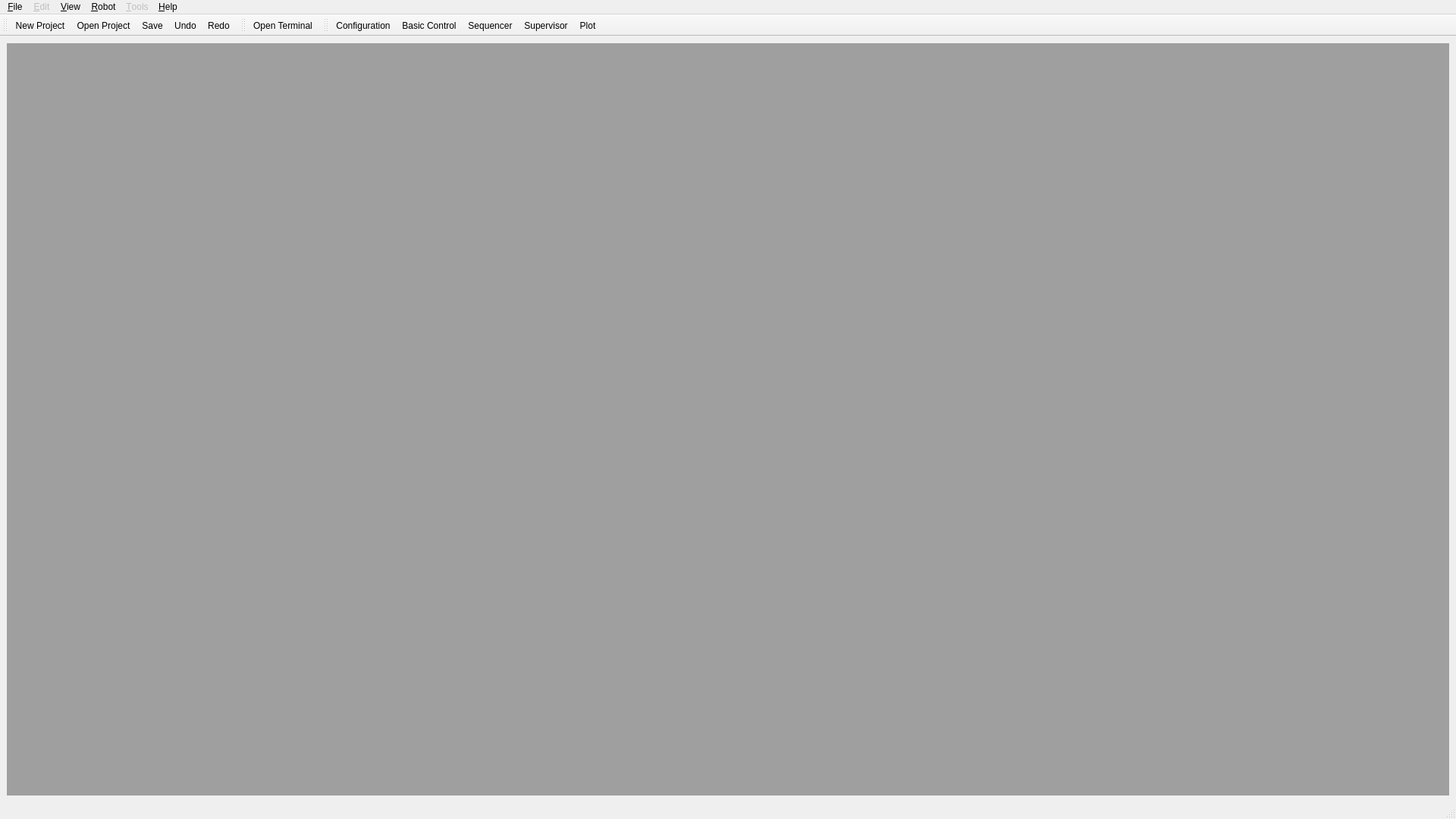
<?xml version="1.0" encoding="UTF-8"?>
<ui version="4.0">
 <class>MainWindowDesign</class>
 <widget class="QMainWindow" name="MainWindowDesign">
  <property name="geometry">
   <rect>
    <x>0</x>
    <y>0</y>
    <width>1920</width>
    <height>1080</height>
   </rect>
  </property>
  <property name="windowTitle">
   <string>OSA Studio</string>
  </property>
  <property name="windowIcon">
   <iconset resource="../resources/images.qrc">
    <normaloff>:/images/c3po-tux.png</normaloff>:/images/c3po-tux.png</iconset>
  </property>
  <property name="locale">
   <locale language="English" country="Australia"/>
  </property>
  <widget class="QWidget" name="centralwidget">
   <layout class="QHBoxLayout">
    <item>
     <widget class="QMdiArea" name="mdiArea"/>
    </item>
   </layout>
  </widget>
  <widget class="QMenuBar" name="menubar">
   <property name="geometry">
    <rect>
     <x>0</x>
     <y>0</y>
     <width>1920</width>
     <height>25</height>
    </rect>
   </property>
   <widget class="QMenu" name="menu_Help">
    <property name="title">
     <string>&amp;Help</string>
    </property>
    <addaction name="separator"/>
    <addaction name="actionAbout"/>
    <addaction name="separator"/>
   </widget>
   <widget class="QMenu" name="menu_File">
    <property name="title">
     <string>&amp;File</string>
    </property>
    <addaction name="actionNewProject"/>
    <addaction name="actionOpenProject"/>
    <addaction name="separator"/>
    <addaction name="actionSaveProject"/>
    <addaction name="actionSaveProjectAs"/>
    <addaction name="separator"/>
    <addaction name="actionExit"/>
   </widget>
   <widget class="QMenu" name="menu_Edit">
    <property name="enabled">
     <bool>false</bool>
    </property>
    <property name="title">
     <string>&amp;Edit</string>
    </property>
    <addaction name="actionUndo"/>
    <addaction name="actionRedo"/>
    <addaction name="actionPreferences"/>
   </widget>
   <widget class="QMenu" name="menu_View">
    <property name="title">
     <string>&amp;View</string>
    </property>
    <addaction name="actionToolBar"/>
    <addaction name="actionStatusBar"/>
   </widget>
   <widget class="QMenu" name="menu_Tool">
    <property name="enabled">
     <bool>false</bool>
    </property>
    <property name="tearOffEnabled">
     <bool>false</bool>
    </property>
    <property name="title">
     <string>&amp;Tools</string>
    </property>
    <widget class="QMenu" name="menuROS">
     <property name="enabled">
      <bool>false</bool>
     </property>
     <property name="title">
      <string>ROS</string>
     </property>
     <addaction name="actionRunROSnode"/>
     <addaction name="actionOpen_rxgraph"/>
     <addaction name="actionOpen_rviz"/>
     <addaction name="actionOpen_rxplot"/>
     <addaction name="actionOpen_rxloggerlevel"/>
     <addaction name="actionOpen_rxconsole"/>
    </widget>
    <addaction name="menuROS"/>
   </widget>
   <widget class="QMenu" name="menu_Robot">
    <property name="title">
     <string>&amp;Robot</string>
    </property>
    <addaction name="actionOpenConfiguration"/>
    <addaction name="actionOpenControl"/>
    <addaction name="actionOpenSequencer"/>
    <addaction name="actionOpenSupervisor"/>
    <addaction name="actionOpenPlot"/>
   </widget>
   <addaction name="menu_File"/>
   <addaction name="menu_Edit"/>
   <addaction name="menu_View"/>
   <addaction name="menu_Robot"/>
   <addaction name="menu_Tool"/>
   <addaction name="menu_Help"/>
  </widget>
  <widget class="QStatusBar" name="statusbar"/>
  <widget class="QToolBar" name="toolBar_Project">
   <property name="windowTitle">
    <string>toolBar</string>
   </property>
   <attribute name="toolBarArea">
    <enum>TopToolBarArea</enum>
   </attribute>
   <attribute name="toolBarBreak">
    <bool>false</bool>
   </attribute>
   <addaction name="actionNewProject"/>
   <addaction name="actionOpenProject"/>
   <addaction name="actionSaveProject"/>
   <addaction name="actionUndo"/>
   <addaction name="actionRedo"/>
  </widget>
  <widget class="QToolBar" name="toolBar_ROS">
   <property name="windowTitle">
    <string>toolBar_2</string>
   </property>
   <attribute name="toolBarArea">
    <enum>TopToolBarArea</enum>
   </attribute>
   <attribute name="toolBarBreak">
    <bool>false</bool>
   </attribute>
   <addaction name="actionOpenTerminal"/>
  </widget>
  <widget class="QToolBar" name="toolBar_Robot">
   <property name="windowTitle">
    <string>toolBar_2</string>
   </property>
   <attribute name="toolBarArea">
    <enum>TopToolBarArea</enum>
   </attribute>
   <attribute name="toolBarBreak">
    <bool>false</bool>
   </attribute>
   <addaction name="actionOpenConfiguration"/>
   <addaction name="actionOpenControl"/>
   <addaction name="actionOpenSequencer"/>
   <addaction name="actionOpenSupervisor"/>
   <addaction name="actionOpenPlot"/>
  </widget>
  <action name="actionExit">
   <property name="text">
    <string>E&amp;xit</string>
   </property>
   <property name="shortcut">
    <string>Ctrl+Q</string>
   </property>
   <property name="shortcutContext">
    <enum>Qt::ApplicationShortcut</enum>
   </property>
  </action>
  <action name="actionPreferences">
   <property name="text">
    <string>&amp;Preferences</string>
   </property>
  </action>
  <action name="actionAbout">
   <property name="icon">
    <iconset resource="../resources/images.qrc">
     <normaloff>:/images/c3po-tux.png</normaloff>:/images/c3po-tux.png</iconset>
   </property>
   <property name="text">
    <string>&amp;About</string>
   </property>
  </action>
  <action name="actionNewProject">
   <property name="icon">
    <iconset resource="../resources/images.qrc">
     <normaloff>:/images/new.png</normaloff>:/images/new.png</iconset>
   </property>
   <property name="text">
    <string>&amp;New Project</string>
   </property>
   <property name="shortcut">
    <string>Ctrl+N</string>
   </property>
   <property name="iconVisibleInMenu">
    <bool>false</bool>
   </property>
  </action>
  <action name="actionOpenProject">
   <property name="icon">
    <iconset resource="../resources/images.qrc">
     <normaloff>:/images/open.png</normaloff>:/images/open.png</iconset>
   </property>
   <property name="text">
    <string>&amp;Open Project</string>
   </property>
   <property name="shortcut">
    <string>Ctrl+O</string>
   </property>
   <property name="iconVisibleInMenu">
    <bool>false</bool>
   </property>
  </action>
  <action name="actionSaveProject">
   <property name="icon">
    <iconset resource="../resources/images.qrc">
     <normaloff>:/images/save.png</normaloff>:/images/save.png</iconset>
   </property>
   <property name="text">
    <string>&amp;Save</string>
   </property>
   <property name="toolTip">
    <string>Save Project</string>
   </property>
   <property name="shortcut">
    <string>Ctrl+S</string>
   </property>
  </action>
  <action name="actionSaveProjectAs">
   <property name="icon">
    <iconset resource="../resources/images.qrc">
     <normaloff>:/images/save_as.png</normaloff>:/images/save_as.png</iconset>
   </property>
   <property name="text">
    <string>Save &amp;As...</string>
   </property>
   <property name="shortcut">
    <string>Ctrl+Shift+S</string>
   </property>
  </action>
  <action name="actionUndo">
   <property name="icon">
    <iconset resource="../resources/images.qrc">
     <normaloff>:/images/undo.png</normaloff>:/images/undo.png</iconset>
   </property>
   <property name="text">
    <string>&amp;Undo</string>
   </property>
   <property name="shortcut">
    <string>Ctrl+Z</string>
   </property>
   <property name="visible">
    <bool>false</bool>
   </property>
  </action>
  <action name="actionRedo">
   <property name="icon">
    <iconset resource="../resources/images.qrc">
     <normaloff>:/images/redo.png</normaloff>:/images/redo.png</iconset>
   </property>
   <property name="text">
    <string>&amp;Redo</string>
   </property>
   <property name="shortcut">
    <string>Ctrl+Y</string>
   </property>
   <property name="visible">
    <bool>false</bool>
   </property>
  </action>
  <action name="actionOpenTerminal">
   <property name="icon">
    <iconset resource="../resources/images.qrc">
     <normaloff>:/images/terminal3.png</normaloff>:/images/terminal3.png</iconset>
   </property>
   <property name="text">
    <string>Open Terminal</string>
   </property>
  </action>
  <action name="actionRunROSnode">
   <property name="icon">
    <iconset resource="../resources/images.qrc">
     <normaloff>:/images/ros.png</normaloff>:/images/ros.png</iconset>
   </property>
   <property name="text">
    <string>Run ROS node</string>
   </property>
   <property name="visible">
    <bool>false</bool>
   </property>
  </action>
  <action name="actionOpen_rxplot">
   <property name="icon">
    <iconset>
     <normaloff>:/images/rxplot2.png</normaloff>:/images/rxplot2.png</iconset>
   </property>
   <property name="text">
    <string>rxplot</string>
   </property>
   <property name="toolTip">
    <string>ROS rxplot</string>
   </property>
   <property name="visible">
    <bool>false</bool>
   </property>
  </action>
  <action name="actionOpen_rviz">
   <property name="icon">
    <iconset resource="../resources/images.qrc">
     <normaloff>:/images/simulator.png</normaloff>:/images/simulator.png</iconset>
   </property>
   <property name="text">
    <string>rviz Simulator</string>
   </property>
   <property name="toolTip">
    <string>ROS rviz Simulator</string>
   </property>
   <property name="visible">
    <bool>false</bool>
   </property>
  </action>
  <action name="actionOpen_rxgraph">
   <property name="icon">
    <iconset>
     <normaloff>:/images/rxgraph.png</normaloff>:/images/rxgraph.png</iconset>
   </property>
   <property name="text">
    <string>rxgraph</string>
   </property>
   <property name="toolTip">
    <string>ROS rxgraph</string>
   </property>
   <property name="visible">
    <bool>false</bool>
   </property>
  </action>
  <action name="actionOpen_rxloggerlevel">
   <property name="icon">
    <iconset>
     <normaloff>:/images/rxloggerlevel.png</normaloff>:/images/rxloggerlevel.png</iconset>
   </property>
   <property name="text">
    <string>rxloggerlevel</string>
   </property>
   <property name="toolTip">
    <string>ROS rxloggerlevel</string>
   </property>
   <property name="visible">
    <bool>false</bool>
   </property>
  </action>
  <action name="actionOpen_rxconsole">
   <property name="icon">
    <iconset>
     <normaloff>:/images/rxconsole.png</normaloff>:/images/rxconsole.png</iconset>
   </property>
   <property name="text">
    <string>rxconsole</string>
   </property>
   <property name="toolTip">
    <string>ROS rxconsole</string>
   </property>
   <property name="visible">
    <bool>false</bool>
   </property>
  </action>
  <action name="actionOpenConfiguration">
   <property name="icon">
    <iconset resource="../resources/images.qrc">
     <normaloff>:/images/settings.png</normaloff>:/images/settings.png</iconset>
   </property>
   <property name="text">
    <string>&amp;Configuration</string>
   </property>
   <property name="toolTip">
    <string>Robot Configuration</string>
   </property>
   <property name="shortcut">
    <string>F5</string>
   </property>
   <property name="visible">
    <bool>true</bool>
   </property>
  </action>
  <action name="actionOpenControl">
   <property name="icon">
    <iconset resource="../resources/images.qrc">
     <normaloff>:/images/gamepad.png</normaloff>:/images/gamepad.png</iconset>
   </property>
   <property name="text">
    <string>&amp;Basic Control</string>
   </property>
   <property name="toolTip">
    <string>Robot Basic Control</string>
   </property>
   <property name="shortcut">
    <string>F6</string>
   </property>
  </action>
  <action name="actionOpenSupervisor">
   <property name="icon">
    <iconset resource="../resources/images.qrc">
     <normaloff>:/images/supervision3.png</normaloff>:/images/supervision3.png</iconset>
   </property>
   <property name="text">
    <string>&amp;Supervisor</string>
   </property>
   <property name="toolTip">
    <string>Robot Supervisor</string>
   </property>
   <property name="shortcut">
    <string>F7</string>
   </property>
  </action>
  <action name="actionStatusBar">
   <property name="checkable">
    <bool>true</bool>
   </property>
   <property name="checked">
    <bool>true</bool>
   </property>
   <property name="text">
    <string>&amp;Status bar</string>
   </property>
  </action>
  <action name="actionToolBar">
   <property name="checkable">
    <bool>true</bool>
   </property>
   <property name="checked">
    <bool>true</bool>
   </property>
   <property name="text">
    <string>&amp;Toolbar</string>
   </property>
  </action>
  <action name="actionOpenPlot">
   <property name="icon">
    <iconset resource="../resources/images.qrc">
     <normaloff>:/images/plot.png</normaloff>:/images/plot.png</iconset>
   </property>
   <property name="text">
    <string>&amp;Plot</string>
   </property>
   <property name="toolTip">
    <string>Plot robot data</string>
   </property>
   <property name="shortcut">
    <string>F8</string>
   </property>
  </action>
  <action name="actionOpenSequencer">
   <property name="icon">
    <iconset resource="../resources/images.qrc">
     <normaloff>:/images/record.png</normaloff>:/images/record.png</iconset>
   </property>
   <property name="text">
    <string>&amp;Sequencer</string>
   </property>
   <property name="shortcut">
    <string>F9</string>
   </property>
  </action>
 </widget>
 <resources>
  <include location="../resources/images.qrc"/>
 </resources>
 <connections>
  <connection>
   <sender>actionExit</sender>
   <signal>triggered()</signal>
   <receiver>MainWindowDesign</receiver>
   <slot>close()</slot>
   <hints>
    <hint type="sourcelabel">
     <x>-1</x>
     <y>-1</y>
    </hint>
    <hint type="destinationlabel">
     <x>399</x>
     <y>299</y>
    </hint>
   </hints>
  </connection>
 </connections>
</ui>
